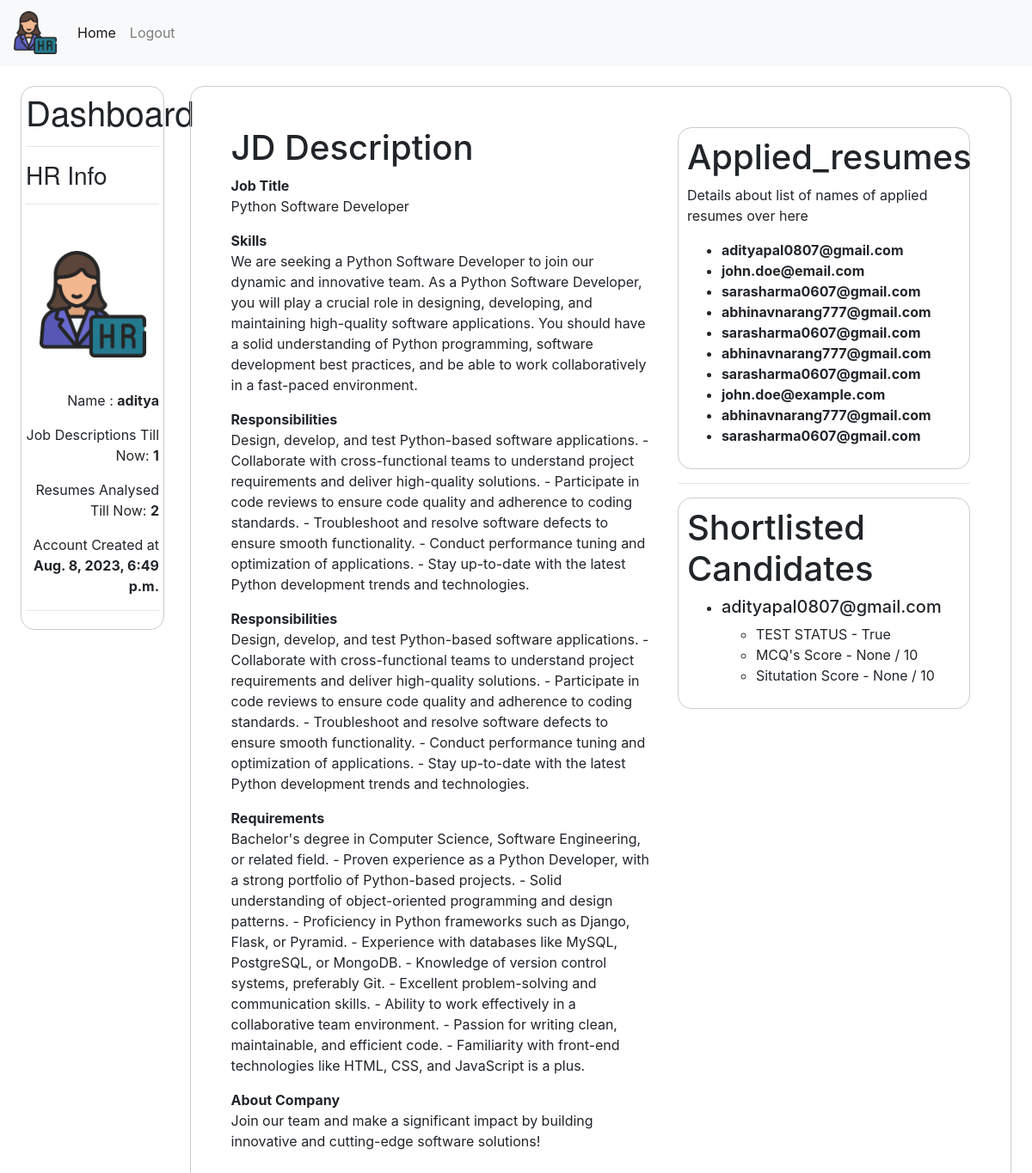
Page /JDProgress/2 (signed in) on the earlier database version.
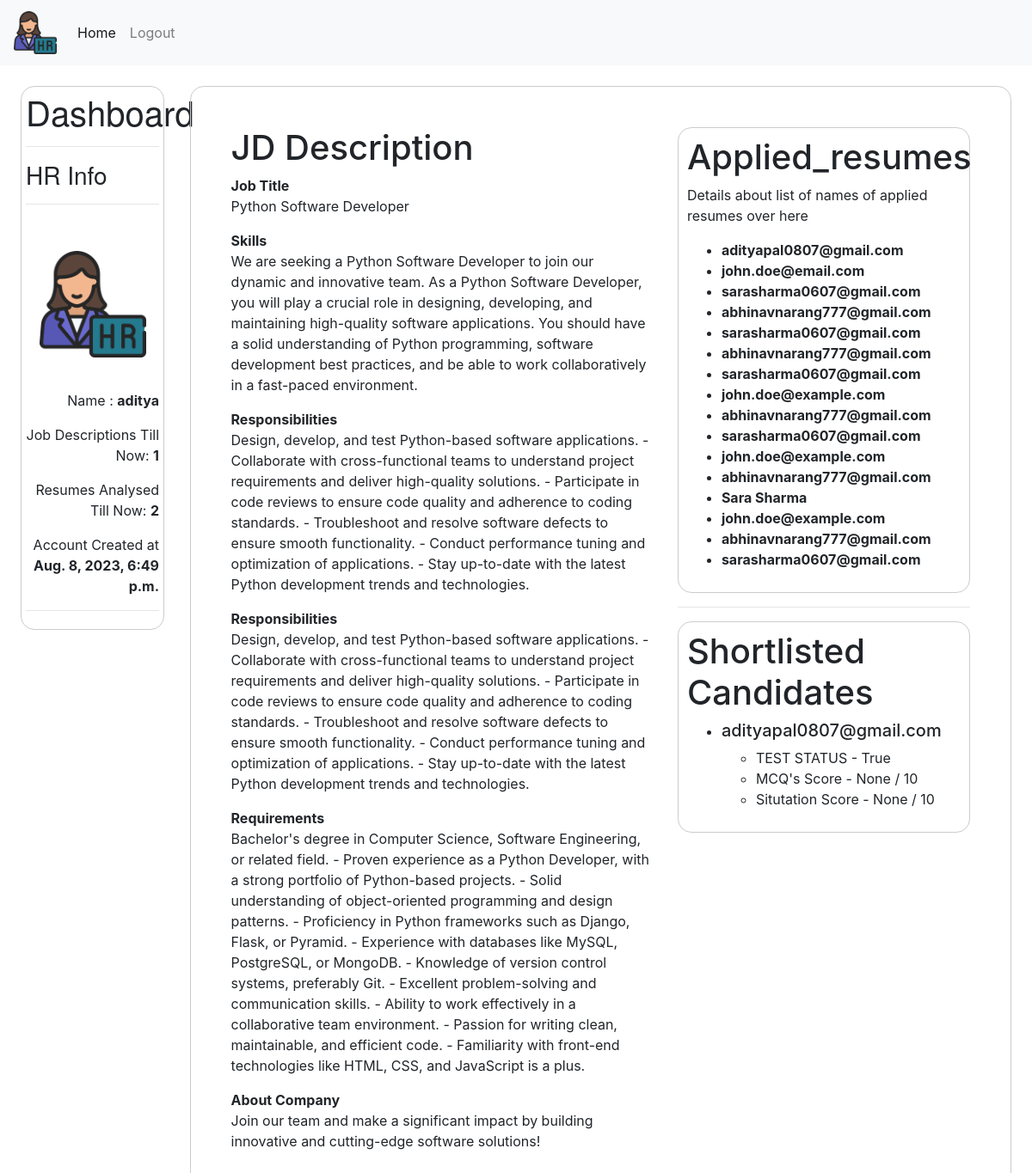
Same page on the later database version.
### hr/models.py (models this page shows, shortened)
class User(AbstractUser):
    employer_id= models.CharField(max_length=25, null=True, blank=True)
    employer_name= models.CharField(max_length=100, null=True, blank=True)
    department = models.CharField(max_length=20,null=True,blank=True)
    is_hr = models.BooleanField(default=True)
    visited = models.BooleanField(default=False)

class BaseFields(models.Model):
    created_at = models.DateTimeField(auto_now_add=True)
    updated_at = models.DateTimeField(auto_now=True)
    class Meta:
        abstract = True

class Job_Description(BaseFields):
    hr_id = models.ForeignKey(User,on_delete=models.CASCADE,related_name='hr_id')
    jd_title= models.CharField(max_length= 100, null=True)
    job_description = models.JSONField()
    recommendation_used = models.BooleanField(default=False)

class Applied_resume(BaseFields):
    jd_id= models.ForeignKey(Job_Description, on_delete=models.CASCADE,related_name='jd_id')
    applicant_email= models.EmailField(null=True, blank=True)
    resume_score= models.FloatField(null=True, blank=True)
    resume_rank= models.IntegerField(null=True, blank=True)
    resume_level= models.CharField(max_length=100, choices=CHOICES_LEVEL)
    resume_summary= models.TextField(max_length=2000)
    resume_rank_reason= models.TextField(max_length= 1000, null= True, blank=True)
    resume_selected=models.BooleanField(default=False)

class TEST_CREDENTIALS(BaseFields):
    candidate_id = models.ForeignKey(User,on_delete=models.CASCADE,related_name='candidate_id')
    resume_id = models.ForeignKey(Applied_resume,on_delete=models.CASCADE,related_name='applied_resume')
    test_taken = models.BooleanField(default=False)
    test_score = models.FloatField(null=True, blank=True)
    audio_question = models.TextField(null=True,blank=True)
    response = models.TextField(null=True,blank=True)
    response_score = models.IntegerField(null=True,blank=True)

### hr/views.py (the view)
# urls.py: path('JDProgress/<str:jd_id>',views.JD_Progress,name='jd_progress'),
def JD_Progress(request,jd_id):
    jd = Job_Description.objects.get(id=jd_id,hr_id=request.user)
    applied_resumes = Applied_resume.objects.filter(jd_id=jd).all()
    test_update = []
    for resume in applied_resumes:
        try:
            obj = TEST_CREDENTIALS.objects.get(resume_id=resume)
            test_update += [obj]
        except:
            continue
    return render(request,'hr/jd_progress.html',{
        'jd':jd,
        'applied_resumes' : applied_resumes,
        'test_updates':test_update
    })

### hr/templates/hr/jd_progress.html
{% extends 'hr/layout.html' %}
{%block body%}
    <div class="container-fluid">
        <div class="row">
            <div class="col-md-7">
                <h1>JD Description</h1>
                <b>Job Title</b>
                <p>{{jd.jd_title}}</p>
                <b>Skills</b>
                <p>{{jd.job_description.skills}}</p>
                <b>Responsibilities</b>
                <p>{{jd.job_description.responsibilities}}</p>
                <b>Responsibilities</b>
                <p>{{jd.job_description.responsibilities}}</p>
                <b>Requirements</b>
                <p>{{jd.job_description.requirements}}</p>
                <b>About Company</b>
                <p>{{jd.job_description.about_company}}</p>
            </div>
            <div class="col-md-5">
                <div class="welcome">
                    <h1>Applied_resumes</h1>
                <p>Details about list of names of applied resumes over here</p>
                <ul>
                    {% for a in applied_resumes %}
                    <li><b>{{a.applicant_email}}</b></li>
                    {% endfor %}
                </ul>
                </div>
                <hr>
                <div class="welcome">
                    <h1>Shortlisted Candidates</h1>
                    <ul>
                        {% for a in test_updates %}
                        {% if a.test_taken %}
                        <li><h5>{{ a.resume_id.applicant_email }}</h5></li>
                        <ul>
                            <li>TEST STATUS - {{ a.test_taken }}</li>
                            <li>MCQ's Score - {{ a.test_score }} / 10</li>
                            <li>Situtation Score - {{ a.response_score }} / 10</li>
                        </ul>
                        {% else %}
                            <li style="color: red;"><b>{{ a.resume_id.applicant_email }} - Test Not Taken Yet</b></li>
                        {% endif %}
                    {% endfor %}
                </ul>
                </div>
            </div>
        </div>
    </div>
{%endblock%}

### hr/templates/hr/layout.html (shortened to what this page needs)
{% load static %}
<!DOCTYPE html>
<html lang="en">
    <head>
        <link rel="stylesheet" href="https://stackpath.bootstrapcdn.com/bootstrap/4.4.1/css/bootstrap.min.css">
        <link rel="stylesheet" href="{% static 'hr/styles.css' %}">
    </head>
    <body>
        <nav class="navbar navbar-expand-lg navbar-light bg-light">
          <a class="navbar-brand" href="#">
            <img src="{% static 'hr\hr-manager.png' %}" width="50" height="50" alt="">
          </a>
            <div class="collapse navbar-collapse" id="navbarSupportedContent">
              <ul class="navbar-nav mr-auto">
                <li class="nav-item active">
                  <a class="nav-link" href="{%url 'index'%}">Home <span class="sr-only">(current)</span></a>
                </li>
                {% if request.user.is_authenticated %}
                <li class="nav-item">
                  <a class="nav-link" href="{% url 'logout' %}">Logout</a>
                </li>
                {% endif%}
              </ul>
            </div>
          </nav>
        <div class="container-fluid">
          <div class="row">
            <div class="col-md-2" style="height: auto;">
              <div class="welcome">
                <div class="info">
                  <h1 style="font-family: Helvetica Neue;">Dashboard</h1>
                  <hr>
                  <h3 style="font-family: Helvetica Neue;">HR Info</h3>
                  <hr>
                  <div style="text-align:right; margin:0px auto 0px auto;">
                    <div style="display: flex; justify-content: center; align-items: center; height: 200px;">
                      <img src="{% static 'hr\hr-manager.png' %}" alt="Centered Image" style="max-height: 80%; max-width: 80%;">
                    </div>
                    <p>Name : <b>{{request.user.username}}</b></p>
                    <p>Job Descriptions Till Now: <b id="pdf_count">1</b></p>
                    <p>Resumes Analysed Till Now: <b id="pdf_count">2</b></p>
                    <p>Account Created at <b>{{request.user.date_joined}}</b></p>
                  </div>
                  <hr>
                </div>
              </div>
            </div>
            <div class="col-md-10">
              <div class="welcome">
              {% block body %}
              {% endblock %}
            </div>
            </div>
          </div>
        </div>
    </body>
</html>

### hr/templates/hr/layout.html (style rules this page uses)
.container-fluid { padding: 2%; }
.welcome { border: 1px solid #ccc!important;border-radius: 16px; width: auto; padding: 3%; }

Differences in the rows shown:
added Applied_resume: applicant_email "john.doe@example.com"
added Applied_resume: applicant_email "abhinavnarang777@gmail.com"
added Applied_resume: applicant_email "Sara Sharma"
added Applied_resume: applicant_email "john.doe@example.com"
added Applied_resume: applicant_email "abhinavnarang777@gmail.com"
added Applied_resume: applicant_email "sarasharma0607@gmail.com"
